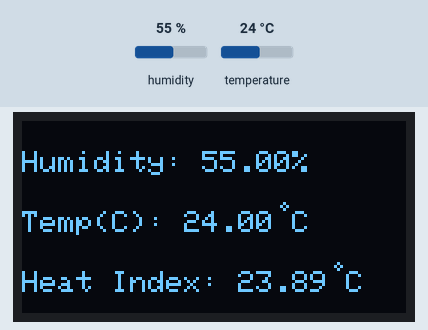
A sketch run on a simulated ESP32. On the bench: 128×64 one-colour display. Inputs (shaded band) come from the test bench; at power-on: humidity 55 %, temperature 24 °C. WiFi joins after 1.5 s; servers stay silent unless stated; the display library's start-up logo is not drawn; what the sketch prints to the serial monitor is not drawn.

Above: at 11.7 s.
11.8 s: humidity set to 22 %
At 18.4 s:
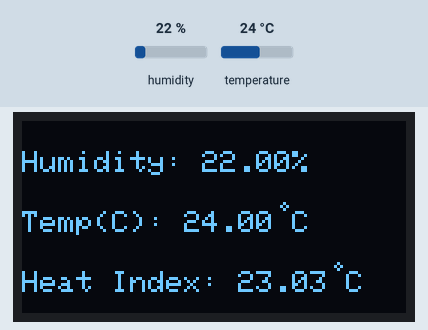
18.6 s: temperature set to 12 °C
At 25.1 s:
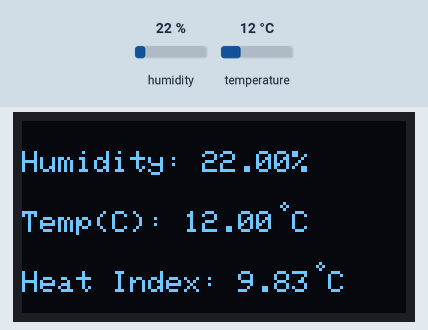
25.4 s: humidity set to 40 %
At 31.6 s:
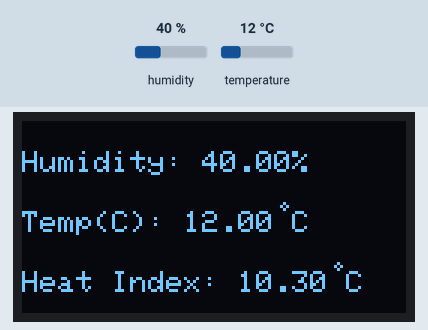
32.2 s: temperature set to 19 °C
At 38.9 s:
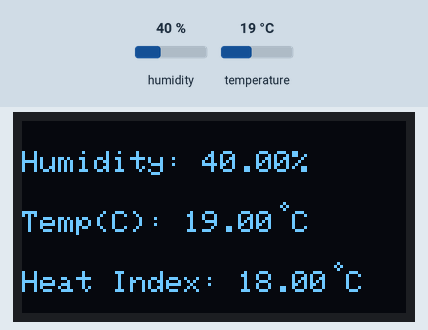
Timing chart, 0 to 40.0 s (numbered marks = the images above; inputs shaded):
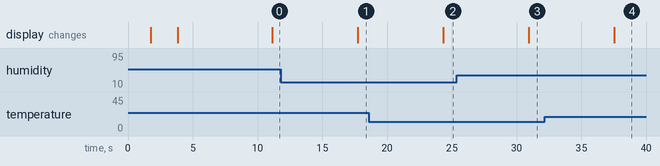

The sketch:

TempESP32_firebase2.ino
```cpp
//esp32를 사용하여 온도와 습도 값을 알아내어 어플 및 디스플레이에 출력

#include <OneWire.h>  //DHT11센서를 사용하기 위한..
#include <DHT.h>  //DHT11센서를 사용하기 위해 설치
#include <Wire.h> //Sh1106 1.3인치 OLED를 사용하기 위한..
#include <SPI.h>  //Sh1106 1.3인치 OLED를 사용하기 위한..
#include <Adafruit_GFX.h> //Sh1106 1.3인치 OLED를 사용하기 위해 설치
#include <Adafruit_SH110X.h>  //Sh1106 1.3인치 OLED를 사용하기 위해 설치
#include <WiFi.h> //firebase를 위해
#include <IOXhop_FirebaseESP32.h> //firebase를 위해

#define FIREBASE_HOST "https://tempesp32firebase-default-rtdb.firebaseio.com/"
#define FIREBASE_AUTH "AIzaSyC9cubNmCRgAQhmMNd9upMcHBWuXDzsMbc"
#define WIFI_SSID "U+Net88D1"
#define WIFI_PASSWORD "17#7MWD172"

#define DHTPIN 12 //온습도 센서를 연결한 포트

#define DHTTYPE DHT11   //DHT11, DHT21, DHT22 중에 선택

DHT dht(DHTPIN, DHTTYPE);

#define i2c_Address 0x3c //initialize with the I2C addr 0x3C Typically eBay OLED's
#define SCREEN_WIDTH 128 // OLED display width, in pixels
#define SCREEN_HEIGHT 64 // OLED display height, in pixels
#define OLED_RESET -1   //   QT-PY / XIAO
Adafruit_SH1106G display = Adafruit_SH1106G(SCREEN_WIDTH, SCREEN_HEIGHT, &Wire, OLED_RESET); //SH1106 I2C OLED 디스플레이 생성

float h = 0.0;
float t = 0.0;
float f = 0.0;
float hic = 0.0;
float hif = 0.0;

//===================================================================================================================================
//==============================================로고 이미지============================================================================
//===================================================================================================================================

const unsigned char SMARTAPPTEXT [] = {
0x00, 0x00, 0x00, 0x00, 0x00, 0x00, 0x00, 0x00, 0x00, 0x00, 0x00, 0x00, 0x00, 0x00, 0x00, 0x00,
0x00, 0x00, 0x00, 0x00, 0x00, 0x00, 0x00, 0x00, 0x00, 0x00, 0x00, 0x00, 0x00, 0x00, 0x00, 0x00,
0x00, 0x00, 0x00, 0x00, 0x00, 0x00, 0x00, 0x00, 0x00, 0x00, 0x00, 0x00, 0x00, 0x00, 0x00, 0x00,
0x00, 0x00, 0x00, 0x00, 0x00, 0x00, 0x00, 0x00, 0x00, 0x00, 0x00, 0x00, 0x00, 0x00, 0x00, 0x00,
0x00, 0x00, 0x00, 0x00, 0x00, 0x00, 0x00, 0x00, 0x00, 0x00, 0x00, 0x00, 0x00, 0x00, 0x00, 0x00,
0x00, 0x00, 0x00, 0x00, 0x00, 0x00, 0x00, 0x00, 0x00, 0x00, 0x00, 0x00, 0x00, 0x00, 0x00, 0x00,
0x00, 0x00, 0x00, 0x00, 0x00, 0x00, 0x00, 0x00, 0x00, 0x00, 0x00, 0x00, 0x00, 0x00, 0x00, 0x00,
0x00, 0x00, 0x00, 0x00, 0x00, 0x00, 0x00, 0x00, 0x00, 0x00, 0x00, 0x00, 0x00, 0x00, 0x00, 0x00,
0x00, 0x00, 0x00, 0x00, 0x00, 0x00, 0x00, 0x00, 0x00, 0x00, 0x00, 0x00, 0x00, 0x00, 0x00, 0x00,
0x00, 0x00, 0x00, 0x00, 0x00, 0x00, 0x00, 0x00, 0x00, 0x00, 0x00, 0x00, 0x00, 0x00, 0x00, 0x00,
0x00, 0x00, 0x00, 0x00, 0x00, 0x00, 0x00, 0x00, 0x00, 0x00, 0x00, 0x00, 0x00, 0x00, 0x00, 0x00,
0x00, 0x00, 0x00, 0x00, 0x00, 0x00, 0x00, 0x00, 0x00, 0x00, 0x00, 0x00, 0x00, 0x00, 0x00, 0x00,
0x00, 0x00, 0x00, 0x00, 0x00, 0x00, 0x00, 0x00, 0x00, 0x00, 0x00, 0x00, 0x00, 0x00, 0x00, 0x00,
0x00, 0x00, 0x00, 0x00, 0x00, 0x00, 0x00, 0x00, 0x00, 0x00, 0x00, 0x00, 0x00, 0x00, 0x00, 0x00,
0x00, 0x00, 0x00, 0x00, 0x00, 0x00, 0x00, 0x00, 0x00, 0x00, 0x00, 0x00, 0x00, 0x00, 0x00, 0x00,
0x00, 0x00, 0x00, 0x00, 0x00, 0x00, 0x00, 0x00, 0x00, 0x00, 0x00, 0x00, 0x00, 0x00, 0x00, 0x00,
0x00, 0x00, 0x00, 0x00, 0x00, 0x00, 0x00, 0x00, 0x00, 0x00, 0x00, 0x00, 0x00, 0x00, 0x00, 0x00,
0x00, 0x00, 0x00, 0x00, 0x00, 0x00, 0x00, 0x00, 0x00, 0x00, 0x00, 0x00, 0x00, 0x00, 0x00, 0x00,
0x00, 0x00, 0x00, 0x00, 0x00, 0x00, 0x00, 0x00, 0x00, 0x00, 0x00, 0x00, 0x00, 0x00, 0x00, 0x00,
0x00, 0x00, 0x00, 0x00, 0x00, 0x00, 0x00, 0x00, 0x00, 0x00, 0x00, 0x00, 0x00, 0x00, 0x00, 0x00,
0x00, 0x00, 0x00, 0x00, 0x00, 0x00, 0x00, 0x00, 0x00, 0x00, 0x00, 0x00, 0x00, 0x00, 0x00, 0x00,
0x00, 0x00, 0x00, 0x00, 0x00, 0x00, 0x00, 0x00, 0x00, 0x00, 0x00, 0x00, 0x00, 0x00, 0x00, 0x00,
0x00, 0x00, 0x00, 0x20, 0x00, 0x00, 0x00, 0x00, 0x00, 0x00, 0x00, 0x00, 0x00, 0x00, 0x02, 0x00,
0x00, 0x20, 0x3F, 0x20, 0xFE, 0x00, 0xC9, 0x01, 0xFF, 0x0F, 0xE1, 0xFC, 0x1E, 0x91, 0xF2, 0x00,
0x00, 0x20, 0x21, 0x20, 0x80, 0x01, 0x29, 0x00, 0x44, 0x00, 0x20, 0x04, 0x02, 0x91, 0x12, 0x00,
0x00, 0x70, 0x21, 0x20, 0x80, 0x02, 0x29, 0x00, 0x44, 0x00, 0x20, 0x04, 0x02, 0x91, 0x12, 0x00,
0x00, 0xD8, 0x21, 0x20, 0xFE, 0x02, 0x2F, 0x00, 0x44, 0x0F, 0xE0, 0x04, 0x06, 0x91, 0x12, 0x00,
0x01, 0x8E, 0x21, 0x38, 0x80, 0x02, 0x29, 0x00, 0x44, 0x08, 0x00, 0x04, 0x1C, 0x91, 0xF2, 0x00,
0x03, 0x03, 0x21, 0x20, 0xFE, 0x01, 0xC9, 0x01, 0xFF, 0x0F, 0xE0, 0x04, 0x10, 0xF0, 0x02, 0x00,
0x00, 0x00, 0x3F, 0x20, 0x00, 0x00, 0x00, 0x00, 0x00, 0x01, 0x00, 0x04, 0x10, 0x90, 0x02, 0x00,
0x00, 0x00, 0x00, 0x20, 0x00, 0x00, 0x42, 0x00, 0x00, 0x01, 0x00, 0x04, 0x1E, 0x90, 0x7E, 0x00,
0x07, 0xFF, 0x00, 0x23, 0xFF, 0x80, 0x7E, 0x03, 0xFF, 0xBF, 0xF3, 0xFF, 0x00, 0x90, 0x81, 0x00,
0x00, 0x00, 0x00, 0x20, 0x00, 0x00, 0x42, 0x00, 0x00, 0x00, 0x00, 0x00, 0x00, 0x90, 0x81, 0x00,
0x00, 0x00, 0x00, 0x20, 0x00, 0x00, 0x7E, 0x00, 0x00, 0x00, 0x00, 0x00, 0x00, 0x10, 0x7E, 0x00,
0x00, 0x00, 0x00, 0x00, 0x00, 0x00, 0x00, 0x00, 0x00, 0x00, 0x00, 0x00, 0x00, 0x00, 0x00, 0x00,
0x00, 0x00, 0x00, 0x00, 0x00, 0x00, 0x00, 0x00, 0x00, 0x00, 0x00, 0x00, 0x00, 0x00, 0x00, 0x00,
0x00, 0x00, 0x00, 0x00, 0x00, 0x00, 0x00, 0x00, 0x00, 0x00, 0x00, 0x00, 0x00, 0x00, 0x00, 0x00,
0x00, 0x00, 0x00, 0x00, 0x00, 0x00, 0x00, 0x00, 0x00, 0x00, 0x00, 0x00, 0x00, 0x00, 0x00, 0x00,
0x00, 0x00, 0x00, 0x00, 0x00, 0x00, 0x00, 0x00, 0x00, 0x00, 0x00, 0x00, 0x00, 0x00, 0x00, 0x00,
0x00, 0x00, 0x00, 0x00, 0x00, 0x00, 0x00, 0x00, 0x00, 0x00, 0x00, 0x00, 0x00, 0x00, 0x00, 0x00,
0x00, 0x00, 0x00, 0x00, 0x00, 0x00, 0x00, 0x00, 0x00, 0x00, 0x00, 0x00, 0x00, 0x00, 0x00, 0x00,
0x00, 0x00, 0x00, 0x00, 0x00, 0x00, 0x00, 0x00, 0x00, 0x00, 0x00, 0x00, 0x00, 0x00, 0x00, 0x00,
0x00, 0x00, 0x00, 0x00, 0x00, 0x00, 0x00, 0x00, 0x00, 0x00, 0x00, 0x00, 0x00, 0x00, 0x00, 0x00,
0x00, 0x00, 0x00, 0x00, 0x00, 0x00, 0x00, 0x00, 0x00, 0x00, 0x00, 0x00, 0x00, 0x00, 0x00, 0x00,
0x00, 0x00, 0x00, 0x00, 0x00, 0x00, 0x00, 0x00, 0x00, 0x00, 0x00, 0x00, 0x00, 0x00, 0x00, 0x00,
0x00, 0x00, 0x00, 0x00, 0x00, 0x00, 0x00, 0x00, 0x00, 0x00, 0x00, 0x00, 0x00, 0x00, 0x00, 0x00,
0x00, 0x00, 0x00, 0x00, 0x00, 0x00, 0x00, 0x00, 0x00, 0x00, 0x00, 0x00, 0x00, 0x00, 0x00, 0x00,
0x00, 0x00, 0x00, 0x00, 0x00, 0x00, 0x00, 0x00, 0x00, 0x00, 0x00, 0x00, 0x00, 0x00, 0x00, 0x00,
0x00, 0x00, 0x00, 0x00, 0x00, 0x00, 0x00, 0x00, 0x00, 0x00, 0x00, 0x00, 0x00, 0x00, 0x00, 0x00,
0x00, 0x00, 0x00, 0x00, 0x00, 0x00, 0x00, 0x00, 0x00, 0x00, 0x00, 0x00, 0x00, 0x00, 0x00, 0x00,
0x00, 0x00, 0x00, 0x00, 0x00, 0x00, 0x00, 0x00, 0x00, 0x00, 0x00, 0x00, 0x00, 0x00, 0x00, 0x00,
0x00, 0x00, 0x00, 0x00, 0x00, 0x00, 0x00, 0x00, 0x00, 0x00, 0x00, 0x00, 0x00, 0x00, 0x00, 0x00,
0x00, 0x00, 0x00, 0x00, 0x00, 0x00, 0x00, 0x00, 0x00, 0x00, 0x00, 0x00, 0x00, 0x00, 0x00, 0x00,
0x00, 0x00, 0x00, 0x00, 0x00, 0x00, 0x00, 0x00, 0x00, 0x00, 0x00, 0x00, 0x00, 0x00, 0x00, 0x00,
0x00, 0x00, 0x00, 0x00, 0x00, 0x00, 0x00, 0x00, 0x00, 0x00, 0x00, 0x00, 0x00, 0x00, 0x00, 0x00,
0x00, 0x00, 0x00, 0x00, 0x00, 0x00, 0x00, 0x00, 0x00, 0x00, 0x00, 0x00, 0x00, 0x00, 0x00, 0x00,
0x00, 0x00, 0x00, 0x00, 0x00, 0x00, 0x00, 0x00, 0x00, 0x00, 0x00, 0x00, 0x00, 0x00, 0x00, 0x00,
0x00, 0x00, 0x00, 0x00, 0x00, 0x00, 0x00, 0x00, 0x00, 0x00, 0x00, 0x00, 0x00, 0x00, 0x00, 0x00,
0x00, 0x00, 0x00, 0x00, 0x00, 0x00, 0x00, 0x00, 0x00, 0x00, 0x00, 0x00, 0x00, 0x00, 0x00, 0x00,
0x00, 0x00, 0x00, 0x00, 0x00, 0x00, 0x00, 0x00, 0x00, 0x00, 0x00, 0x00, 0x00, 0x00, 0x00, 0x00,
0x00, 0x00, 0x00, 0x00, 0x00, 0x00, 0x00, 0x00, 0x00, 0x00, 0x00, 0x00, 0x00, 0x00, 0x00, 0x00,
0x00, 0x00, 0x00, 0x00, 0x00, 0x00, 0x00, 0x00, 0x00, 0x00, 0x00, 0x00, 0x00, 0x00, 0x00, 0x00,
0x00, 0x00, 0x00, 0x00, 0x00, 0x00, 0x00, 0x00, 0x00, 0x00, 0x00, 0x00, 0x00, 0x00, 0x00, 0x00,
0x00, 0x00, 0x00, 0x00, 0x00, 0x00, 0x00, 0x00, 0x00, 0x00, 0x00, 0x00, 0x00, 0x00, 0x00, 0x00
};

const unsigned char SENSORLOGO [] = {
0x00, 0x00, 0x00, 0x00, 0x00, 0x00, 0x00, 0x00, 0x00, 0x00, 0x00, 0x00, 0x00, 0x00, 0x00, 0x00,
0x00, 0x00, 0x00, 0x00, 0x00, 0x00, 0x00, 0x00, 0x00, 0x00, 0x00, 0x00, 0x00, 0x00, 0x00, 0x00,
0x00, 0x00, 0x00, 0x00, 0x00, 0x00, 0x00, 0x00, 0x00, 0x00, 0x00, 0x00, 0x00, 0x00, 0x00, 0x00,
0x00, 0x00, 0x00, 0x00, 0x03, 0xFC, 0x00, 0x00, 0x00, 0x00, 0x00, 0x00, 0x00, 0x00, 0x00, 0x00,
0x00, 0x00, 0x00, 0x00, 0x02, 0x04, 0x00, 0x00, 0x00, 0x00, 0x02, 0x00, 0x00, 0x00, 0x00, 0x00,
0x00, 0x00, 0x00, 0x00, 0x04, 0x02, 0x00, 0x00, 0x00, 0x00, 0x02, 0x00, 0x00, 0x00, 0x00, 0x00,
0x00, 0x00, 0x00, 0x00, 0x04, 0x02, 0x00, 0x00, 0x00, 0x00, 0x07, 0x00, 0x00, 0x00, 0x00, 0x00,
0x00, 0x00, 0x00, 0x00, 0x04, 0x02, 0x00, 0x00, 0x00, 0x00, 0x07, 0x00, 0x00, 0x00, 0x00, 0x00,
0x00, 0x00, 0x00, 0x00, 0x04, 0x02, 0x00, 0x00, 0x00, 0x00, 0x07, 0x00, 0x00, 0x00, 0x00, 0x00,
0x00, 0x00, 0x00, 0x00, 0x04, 0x02, 0x00, 0x00, 0x00, 0x00, 0x07, 0x80, 0x00, 0x00, 0x00, 0x00,
0x00, 0x00, 0x00, 0x00, 0x04, 0x02, 0x00, 0x00, 0x00, 0x00, 0x0F, 0x80, 0x00, 0x00, 0x00, 0x00,
0x00, 0x00, 0x00, 0x00, 0x04, 0x02, 0x00, 0x00, 0x00, 0x00, 0x0F, 0xC0, 0x00, 0x00, 0x00, 0x00,
0x00, 0x00, 0x00, 0x00, 0x04, 0x02, 0x00, 0x00, 0x00, 0x00, 0x0F, 0xC0, 0x00, 0x00, 0x00, 0x00,
0x00, 0x00, 0x00, 0x00, 0x04, 0x02, 0x00, 0x00, 0x00, 0x00, 0x0F, 0xE0, 0x00, 0x00, 0x00, 0x00,
0x00, 0x00, 0x00, 0x00, 0x04, 0x62, 0x00, 0x00, 0x00, 0x00, 0x1F, 0xE0, 0x00, 0x00, 0x00, 0x00,
0x00, 0x00, 0x00, 0x00, 0x04, 0xF2, 0x00, 0x00, 0x00, 0x00, 0x1F, 0xF0, 0x00, 0x00, 0x00, 0x00,
0x00, 0x00, 0x00, 0x00, 0x04, 0xF2, 0x00, 0x00, 0x00, 0x00, 0x1F, 0xF8, 0x00, 0x00, 0x00, 0x00,
0x00, 0x00, 0x00, 0x00, 0x04, 0xF2, 0x00, 0x00, 0x00, 0x00, 0x3F, 0xF8, 0x00, 0x00, 0x00, 0x00,
0x00, 0x00, 0x00, 0x00, 0x04, 0xF2, 0x00, 0x00, 0x00, 0x00, 0x3F, 0xFC, 0x00, 0x00, 0x00, 0x00,
0x00, 0x00, 0x00, 0x00, 0x08, 0xF2, 0x00, 0x00, 0x00, 0x00, 0x7F, 0xFE, 0x00, 0x00, 0x00, 0x00,
0x00, 0x00, 0x00, 0x00, 0x30, 0xF1, 0x80, 0x00, 0x00, 0x00, 0x7F, 0xFE, 0x00, 0x00, 0x00, 0x00,
0x00, 0x00, 0x00, 0x00, 0x40, 0xF0, 0x40, 0x00, 0x00, 0x00, 0xFF, 0xFF, 0x00, 0x00, 0x00, 0x00,
0x00, 0x00, 0x00, 0x00, 0x80, 0xF0, 0x20, 0x00, 0x00, 0x01, 0xFF, 0xFF, 0x00, 0x00, 0x00, 0x00,
0x00, 0x00, 0x00, 0x00, 0x81, 0xF8, 0x20, 0x00, 0x00, 0x03, 0xFF, 0xFF, 0x80, 0x00, 0x00, 0x00,
0x00, 0x00, 0x00, 0x01, 0x03, 0xFC, 0x10, 0x00, 0x00, 0x07, 0xFF, 0xFF, 0x80, 0x00, 0x00, 0x00,
0x00, 0x00, 0x00, 0x01, 0x07, 0xFE, 0x10, 0x00, 0x00, 0x0F, 0xFF, 0xFF, 0x80, 0x00, 0x00, 0x00,
0x00, 0x00, 0x00, 0x02, 0x0F, 0xFE, 0x08, 0x00, 0x00, 0x0F, 0xFF, 0xFF, 0x80, 0x00, 0x00, 0x00,
0x00, 0x00, 0x00, 0x02, 0x0F, 0xFF, 0x08, 0x00, 0x00, 0x0F, 0xFF, 0xFF, 0x80, 0x00, 0x00, 0x00,
0x00, 0x00, 0x00, 0x02, 0x0F, 0xFF, 0x08, 0x00, 0x00, 0x1F, 0xFF, 0xFF, 0x80, 0x00, 0x00, 0x00,
0x00, 0x00, 0x00, 0x02, 0x0F, 0xFF, 0x08, 0x00, 0x00, 0x1F, 0xFF, 0xFF, 0x80, 0x00, 0x00, 0x00,
0x00, 0x00, 0x00, 0x02, 0x0F, 0xFE, 0x08, 0x00, 0x00, 0x1F, 0xFF, 0xFF, 0x80, 0x00, 0x00, 0x00,
0x00, 0x00, 0x00, 0x01, 0x07, 0xFE, 0x10, 0x00, 0x00, 0x1F, 0xFF, 0xFF, 0x80, 0x00, 0x00, 0x00,
0x00, 0x00, 0x00, 0x01, 0x03, 0xFC, 0x10, 0x00, 0x00, 0x1F, 0xFF, 0xFF, 0x00, 0x00, 0x00, 0x00,
0x00, 0x00, 0x00, 0x00, 0x80, 0xF0, 0x20, 0x00, 0x00, 0x1F, 0xFF, 0xFF, 0x00, 0x00, 0x00, 0x00,
0x00, 0x00, 0x00, 0x00, 0x80, 0x00, 0x20, 0x00, 0x00, 0x0F, 0xFF, 0xFE, 0x00, 0x00, 0x00, 0x00,
0x00, 0x00, 0x00, 0x00, 0x60, 0x00, 0x40, 0x00, 0x00, 0x0F, 0xFF, 0xF8, 0x00, 0x00, 0x00, 0x00,
0x00, 0x00, 0x00, 0x00, 0x10, 0x01, 0x80, 0x00, 0x00, 0x07, 0xFF, 0xF0, 0x00, 0x00, 0x00, 0x00,
0x00, 0x00, 0x00, 0x00, 0x0C, 0x06, 0x00, 0x00, 0x00, 0x00, 0x3F, 0x00, 0x00, 0x00, 0x00, 0x00,
0x00, 0x00, 0x00, 0x00, 0x03, 0xF8, 0x00, 0x00, 0x00, 0x00, 0x00, 0x00, 0x00, 0x00, 0x00, 0x00,
0x00, 0x00, 0x00, 0x00, 0x00, 0x00, 0x00, 0x00, 0x00, 0x00, 0x00, 0x00, 0x00, 0x00, 0x00, 0x00,
0x00, 0x00, 0x00, 0x00, 0x00, 0x00, 0x00, 0x00, 0x00, 0x00, 0x00, 0x00, 0x00, 0x00, 0x00, 0x00,
0x00, 0x00, 0x00, 0x00, 0x00, 0x00, 0x00, 0x00, 0x00, 0x00, 0x00, 0x00, 0x00, 0x00, 0x00, 0x00,
0x00, 0x00, 0x00, 0x00, 0x00, 0x00, 0x00, 0x00, 0x00, 0x00, 0x00, 0x00, 0x00, 0x00, 0x00, 0x00,
0x00, 0x00, 0x00, 0x00, 0x00, 0x00, 0x00, 0x00, 0x00, 0x00, 0x00, 0x00, 0x00, 0x00, 0x00, 0x00,
0x00, 0x00, 0x00, 0x00, 0x00, 0x00, 0x00, 0x00, 0x00, 0x00, 0x00, 0x00, 0x00, 0x00, 0x00, 0x00,
0x00, 0x00, 0x00, 0x14, 0x00, 0x00, 0x00, 0x04, 0x00, 0x08, 0x01, 0x02, 0x00, 0x08, 0x00, 0x00,
0x00, 0x00, 0x02, 0x14, 0x00, 0x10, 0x00, 0x04, 0x00, 0x08, 0x01, 0x02, 0x00, 0x08, 0x00, 0x00,
0x00, 0x00, 0x02, 0x14, 0x04, 0x10, 0x0F, 0xC4, 0x3F, 0xC8, 0x01, 0xFE, 0x1F, 0x88, 0x00, 0x00,
0x00, 0x00, 0x02, 0x14, 0x04, 0x10, 0x00, 0x44, 0x06, 0x08, 0x01, 0x02, 0x00, 0x88, 0x00, 0x00,
0x00, 0x00, 0x02, 0x74, 0x04, 0x10, 0x00, 0x47, 0x86, 0x08, 0x01, 0xFE, 0x00, 0x88, 0x00, 0x00,
0x00, 0x00, 0x02, 0x14, 0x0C, 0xF0, 0x01, 0x84, 0x06, 0x08, 0x00, 0x00, 0x01, 0x88, 0x00, 0x00,
0x00, 0x00, 0x07, 0x14, 0x0C, 0x10, 0x03, 0x04, 0x06, 0x08, 0x0F, 0xFF, 0x83, 0x0F, 0x80, 0x00,
0x00, 0x00, 0x0C, 0x94, 0x1E, 0x10, 0x0C, 0x04, 0x0F, 0x08, 0x00, 0x20, 0x06, 0x08, 0x00, 0x00,
0x00, 0x00, 0x18, 0x94, 0x33, 0x10, 0x00, 0x00, 0x18, 0x88, 0x00, 0x20, 0x0C, 0x08, 0x00, 0x00,
0x00, 0x00, 0x02, 0x14, 0x61, 0x90, 0x01, 0xFC, 0x30, 0x48, 0x01, 0xFE, 0x18, 0x08, 0x00, 0x00,
0x00, 0x00, 0x02, 0x00, 0x40, 0x10, 0x01, 0x04, 0x60, 0x48, 0x00, 0x02, 0x00, 0x08, 0x00, 0x00,
0x00, 0x00, 0x02, 0x00, 0x00, 0x10, 0x01, 0x04, 0x00, 0x08, 0x01, 0xFE, 0x00, 0x08, 0x00, 0x00,
0x00, 0x00, 0x02, 0x00, 0x00, 0x10, 0x01, 0x04, 0x00, 0x08, 0x01, 0x00, 0x00, 0x08, 0x00, 0x00,
0x00, 0x00, 0x03, 0xFE, 0x00, 0x10, 0x01, 0xFC, 0x00, 0x08, 0x01, 0xFE, 0x00, 0x08, 0x00, 0x00,
0x00, 0x00, 0x00, 0x00, 0x00, 0x00, 0x00, 0x00, 0x00, 0x08, 0x00, 0x00, 0x00, 0x08, 0x00, 0x00,
0x00, 0x00, 0x00, 0x00, 0x00, 0x00, 0x00, 0x00, 0x00, 0x00, 0x00, 0x00, 0x00, 0x00, 0x00, 0x00,
0x00, 0x00, 0x00, 0x00, 0x00, 0x00, 0x00, 0x00, 0x00, 0x00, 0x00, 0x00, 0x00, 0x00, 0x00, 0x00,
0x00, 0x00, 0x00, 0x00, 0x00, 0x00, 0x00, 0x00, 0x00, 0x00, 0x00, 0x00, 0x00, 0x00, 0x00, 0x00,
0x00, 0x00, 0x00, 0x00, 0x00, 0x00, 0x00, 0x00, 0x00, 0x00, 0x00, 0x00, 0x00, 0x00, 0x00, 0x00
};

//===================================================================================================================================
//===================================================================================================================================
//===================================================================================================================================

void setup()
{
  Serial.begin(115200);
  Serial.println(F("센서 동작!"));

  // 와이파이 설정
  WiFi.begin(WIFI_SSID, WIFI_PASSWORD);
  while (WiFi.status() != WL_CONNECTED) {
    Serial.println(F("와이파이 연결.."));
    delay(500);
  }
  Serial.println();
  Serial.print(F("연결: "));
  Serial.println(WiFi.localIP());

  dht.begin();  //DHT 센서 초기화

  // OLED 디스플레이 초기화
  delay(250); // wait for the OLED to power up
  display.begin(i2c_Address, true); // Address 0x3C default
 //display.setContrast (0); // dim display

  display.display();
  delay(2000);

  // Clear the buffer.
  display.clearDisplay();

  // 스마트앱 텍스트이미지 출력
  display.drawBitmap(0, 0, SMARTAPPTEXT, 128, 64, 1);
  display.display();

  delay(2000);  // 이미지를 2초 동안 표시
  display.clearDisplay();

  Firebase.begin(FIREBASE_HOST);//위에서 수정

  h = dht.readHumidity();
  t = dht.readTemperature();
  f = dht.readTemperature(true);
  delay(2000);
  Serial.println(F("시작"));
}

void loop()
{
//  delay(2000);  //DHT류 센서는 2초내에 센서를 업데이트하면 오류가 난다 따라서 2초의 지연을 주는 것을 기본으로 한다.

  h = dht.readHumidity();
  t = dht.readTemperature();
  f = dht.readTemperature(true);

  // 화씨단위로 열 지수 계산
  hif = dht.computeHeatIndex(f, h); //화씨 & 습도 사용
  // 섭씨 단위로 열 지수 계산 (isFahreheit = false)
  hic = dht.computeHeatIndex(t, h, false); //섭씨 & 습도 사용

  datasendFB(h, t, f, hic, hif);

  Serial.print(F("습도: "));
  Serial.print(h);      //DHT11 습도
  Serial.print(F("%  온도: "));
  Serial.print(t);  //섭씨 온도
  Serial.print(F("°C "));
  Serial.print(f);  //화씨 온도
  Serial.print(F("°F  열 지수: "));
  Serial.print(hic);
  Serial.print(F("°C "));
  Serial.print(hif);
  Serial.println(F("°F"));

  datadisplay();

  //센서 오류 발생시 출력
  if (isnan(h) || isnan(t) || isnan(f))
  {
    sensor_logo();
//    datasendFB(0, 0, 0, 0, 0);
    Serial.println(F("센서를 감지하지 못함!!"));
    return;
  }
}

//° 도 기호를 그리는 함수
void drawDegreeSymbol(int x, int y)
{
  display.drawCircle(x+3, y - 2, 1, SH110X_WHITE);
}

void sensor_logo()
{  // 센서 감지 불가 이미지 출력
  display.clearDisplay();
  display.drawBitmap(0, 0, SENSORLOGO, 128, 64, 1);
  display.display();
}

void datadisplay()
{
  display.clearDisplay();
  display.setTextSize(1);
  display.setTextColor(SH110X_WHITE);
  display.setCursor(0, 10);
  display.println("Humidity: " + String(h) + "%");
  display.setCursor(0, 30);
  display.print("Temp(C): " + String(t));
  drawDegreeSymbol(display.getCursorX(), display.getCursorY());
  display.println(" C");
  display.setCursor(0, 50);
  display.print("Heat Index: " + String(hic));
  drawDegreeSymbol(display.getCursorX(), display.getCursorY());
  display.println(" C");
  display.display();
}

void datasendFB(float a, float b, float c, float d, float e)
{
    //firebase 데이터베이스
  Firebase.setFloat("/Hum/Humidity", a);  //습도
  errorFB();
  Firebase.setFloat("/TempC/Temp(C)", b); //섭씨
  errorFB();
  Firebase.setFloat("/TempF/Temp(F)", c); //화씨
  errorFB();
  Firebase.setFloat("/HIC/HIc(C)", d); //열지수 섭씨
  errorFB();
  Firebase.setFloat("/HIF/HIf(F)", e); //열지수 화씨
  errorFB();
}

void errorFB()
{
  // handle error
  if (Firebase.failed())
  {
    display.clearDisplay();
    display.setTextSize(2);
    display.setTextColor(SH110X_WHITE);
    display.setCursor(0, 20);
    display.println("WAIT..");
    display.display();
    Serial.print("setting /number failed:");
    Serial.println(Firebase.error());
    return;
  }
  delay(500);
}
```

Measured:
- after the input at 11.8 s, the display: changes after 6.0 s (image 1)
- after the input at 18.6 s, the display: changes after 5.8 s (image 2)
- after the input at 25.4 s, the display: changes after 5.6 s (image 3)
- after the input at 32.2 s, the display: changes after 5.4 s (image 4)
